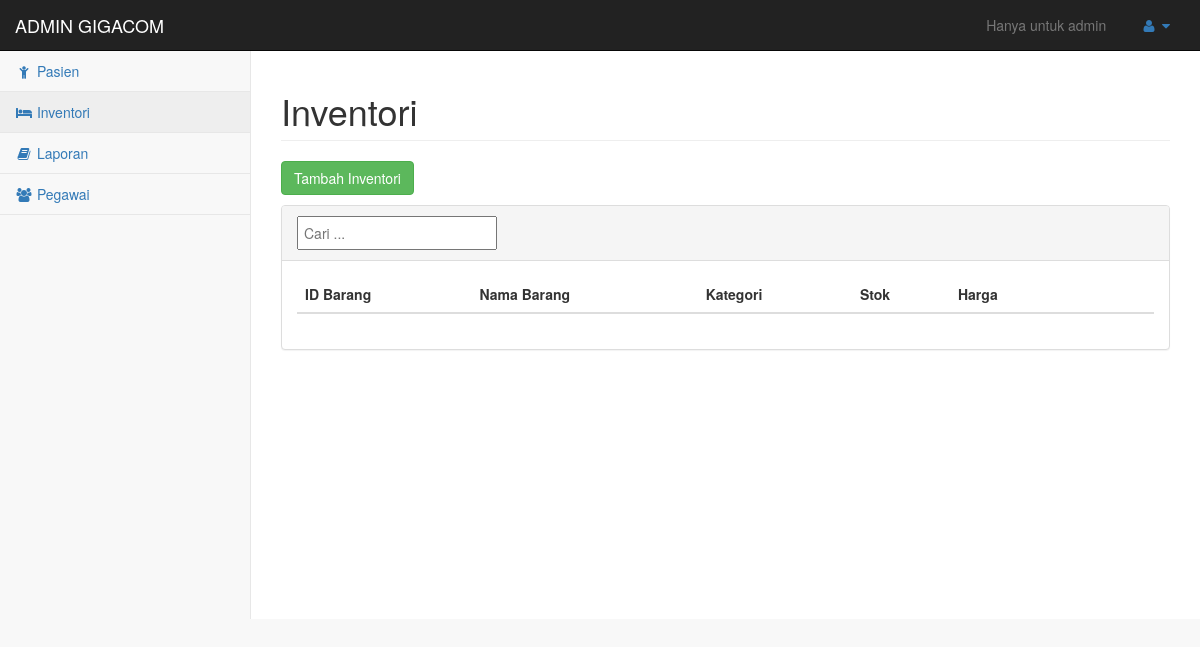
The page /admin/menu_kamar_admin.php (signed in) on the database as committed earlier.
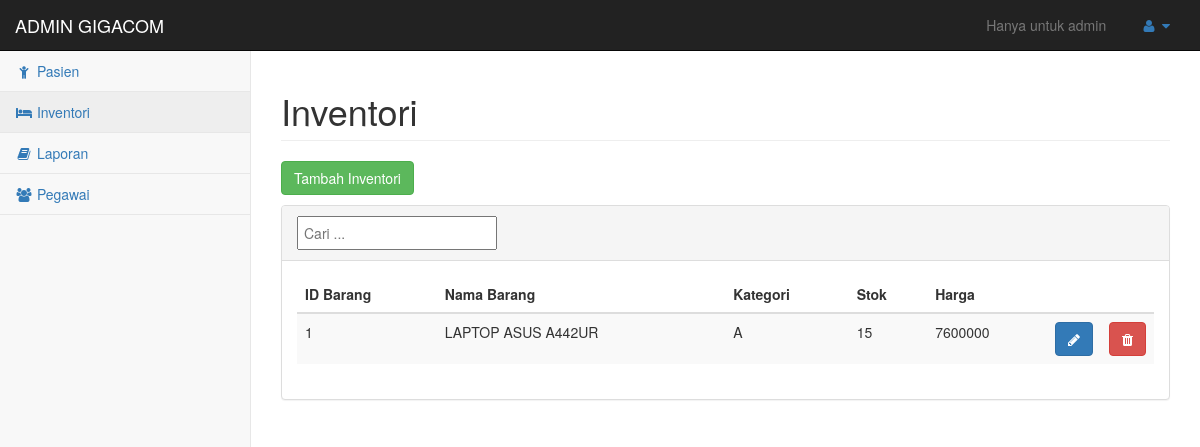
The same page on the database as committed later.
### tables this page shows
CREATE TABLE IF NOT EXISTS `inventori` (
`id_barang` int(11) NOT NULL,
  `nama_barang` text NOT NULL,
  `kategori` enum('A','B','C','D') NOT NULL,
  `stok` tinyint(4) NOT NULL,
  `harga` int(11) NOT NULL
);

### admin/menu_kamar_admin.php (the view, shortened to what this page needs)
<!DOCTYPE html>
<html lang="en">
<head>
    <link href="libs/bootstrap/css/bootstrap.min.css" rel="stylesheet">
    <link href="libs/metisMenu/metisMenu.min.css" rel="stylesheet">
    <link href="libs/sb-admin/css/sb-admin-2.css" rel="stylesheet">
    <link href="libs/font-awesome/css/font-awesome.min.css" rel="stylesheet" type="text/css">
</head>
<body>
    <div id="wrapper">
        <nav class="navbar navbar-inverse navbar-static-top" role="navigation" style="margin-bottom: 0;">
            <div class="navbar-header">
                <a class="navbar-brand" href="#">ADMIN GIGACOM</a>
            </div>
            <ul class="nav navbar-top-links navbar-right">
                <li class="disabled"><a href="#">Hanya untuk admin</a></li>
                <li class="dropdown">
                    <a class="dropdown-toggle" data-toggle="dropdown" href="#">
                        <i class="fa fa-user fa-fw"></i> <i class="fa fa-caret-down"></i>
                    </a>
                </li>
            </ul>
            <div class="navbar-default sidebar" role="navigation">
                <div class="sidebar-nav navbar-collapse">
                    <ul class="nav" id="side-menu">
                        <li><a href="menu_pasien_admin.php"><i class="fa fa-child fa-fw"></i> Pasien</a></li>
                        <li><a class="active" href="menu_kamar_admin.php"><i class="fa fa-bed fa-fw"></i> Inventori</a></li>
                        <li><a href="menu_laporan_admin.php"><i class="fa fa-book fa-fw"></i> Laporan</a></li>
                        <li><a href="menu_pegawai.php"><i class="fa fa-group fa-fw"></i> Pegawai</a></li>
                    </ul>
                </div>
            </div>
        </nav>
        <div id="page-wrapper">
            <div class="row">
                <div class="col-lg-12">
                    <h1 class="page-header">Inventori</h1>
                </div>
            </div>
            <div class="row">
                <div class="col-lg-12">
                    <p><a class="btn btn-success" href="#modalTambah" data-toggle="modal">Tambah Inventori</a></p>
                    <div class="panel panel-default">
                        <div class="panel-heading">
                            <input type="text" id="cari" placeholder="Cari ..." style="width: 200px; padding: 5px;">
                        </div>
                        <div class="panel-body">
                            <table class="table table-hover table-striped">
                                <thead>
                                    <tr>
                                        <th>ID Barang</th>
                                        <th>Nama Barang</th>
                                        <th>Kategori</th>
                                        <th>Stok</th>
                                        <th>Harga</th>
                                        <th width="5%"></th>
                                        <th width="5%"></th>
                                    </tr>
                                </thead>
                                <tbody id="tabelViewKamar">
<?php
$res = mysql_query("SELECT * FROM inventori ORDER BY id_barang");
while ( $row = mysql_fetch_assoc($res) ){
?>
                                    <tr>
                                        <td><?php echo $row['id_barang'];?></td>
                                        <td><?php echo $row['nama_barang'];?></td>
                                        <td><?php echo $row['kategori'];?></td>
                                        <td><?php echo $row['stok'];?></td>
                                        <td><?php echo $row['harga'];?></td>
                                        <td><a href="#modalUbah" class="btn btn-primary" data-toggle="modal" data-id="<?php echo $row['id_barang'];?>"><i class="fa fa-pencil"></i></td>
                                        <td><a href="php/hapusKamar.php?id=<?php echo $row['id_barang'];?>" onclick="return confirm('Yakin hapus data?')" class="btn btn-danger"><i class="fa fa-trash"></i></a></td>
                                    </tr>
<?php
}
?>
                                </tbody>
                            </table>
                        </div>
                    </div>
                </div>
            </div>
        </div>
    </div>
</body>
</html>

### admin/libs/sb-admin/css/sb-admin-2.css (style rules this page uses)
body { background-color: #f8f8f8; }
#wrapper { width: 100%; }
#page-wrapper { padding: 0 15px; min-height: 568px; background-color: white; }
@media (min-width: 768px) { #page-wrapper { position: inherit; margin: 0 0 0 250px; padding: 0 30px; border-left: 1px solid #e7e7e7; } }
.navbar-top-links { margin-right: 0; }
.navbar-top-links li { display: inline-block; }
.navbar-top-links li:last-child { margin-right: 15px; }
.navbar-top-links li a { padding: 15px; min-height: 50px; }
.sidebar .sidebar-nav.navbar-collapse { padding-left: 0; padding-right: 0; }
.sidebar ul li { border-bottom: 1px solid #e7e7e7; }
.sidebar ul li a.active { background-color: #eeeeee; }
@media (min-width: 768px) { .sidebar { z-index: 1; position: absolute; width: 250px; margin-top: 51px; } }

Rows that differ between the two databases and show on the page:
added inventori: id_barang "1", nama_barang "LAPTOP ASUS A442UR", kategori "A", stok "15", harga "7600000"
